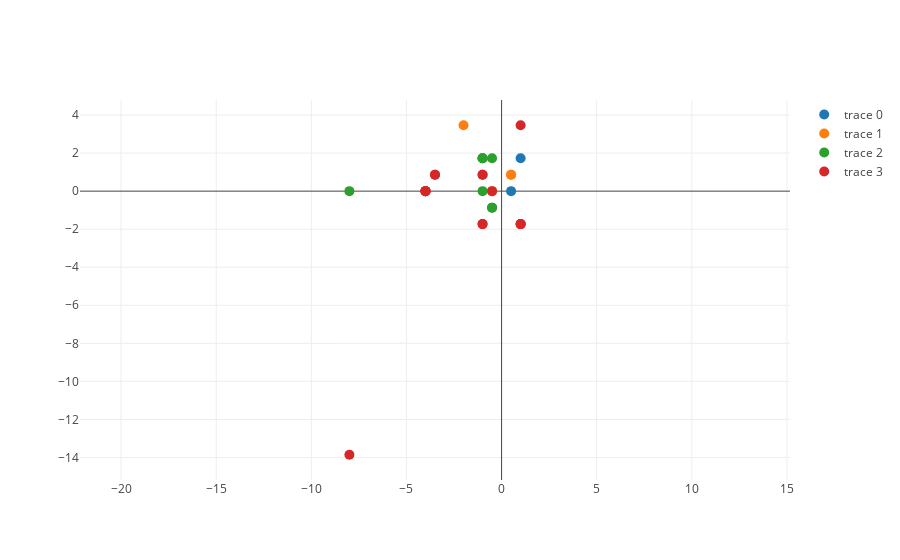
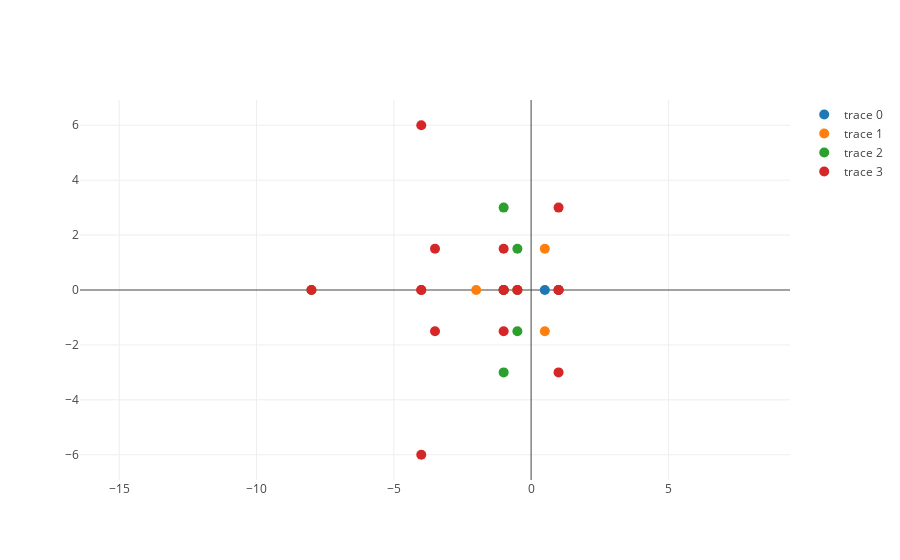
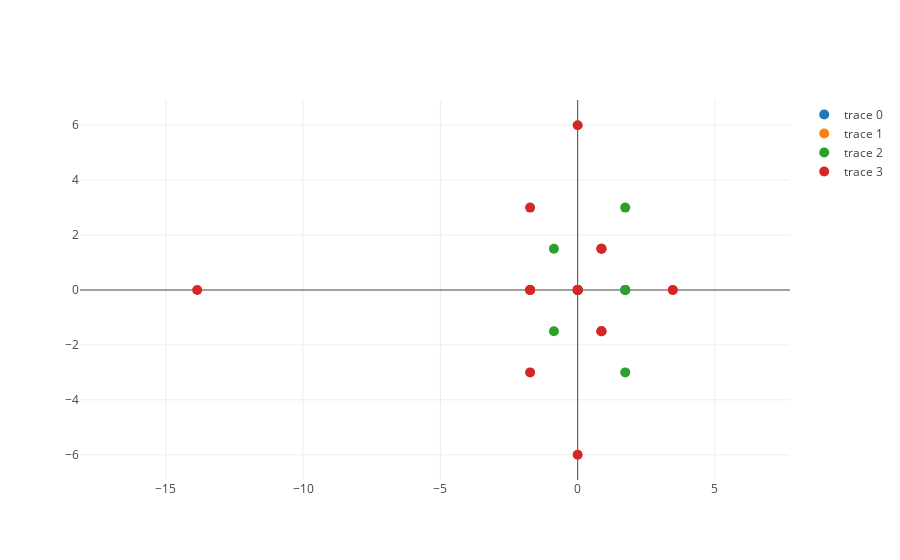
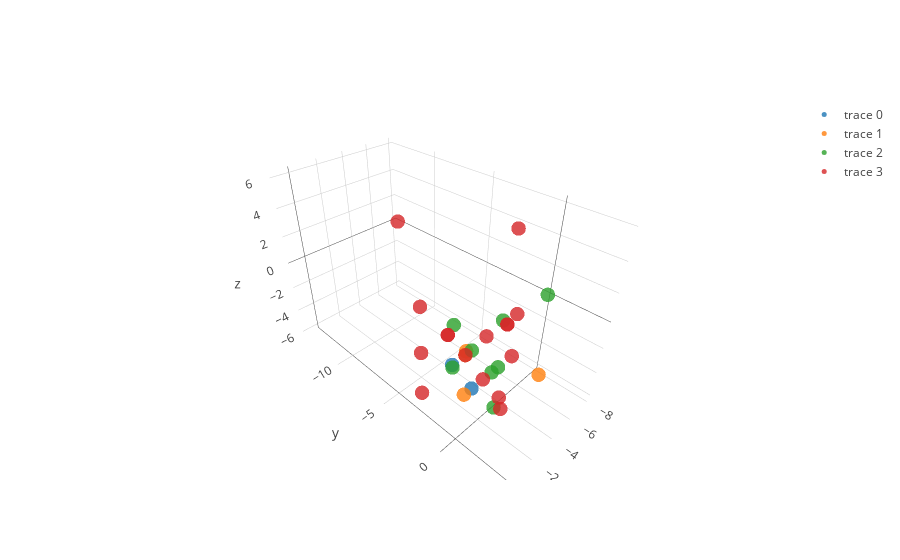

Write notebook code for charts like these, in order.
### Code cell
N = 3
viewN = 3

x = 1 + np.tan(np.pi/N)*I

def rotor(angle, q):
    return np.cos(angle)*R + np.sin(angle)*(q.I*I + q.J*J + q.K*K)

rotork = rotor(np.pi/3, K)
rotork = rotork/rotork.norm()

all_starts = [x, rotork]

xss = [all_starts] + [
    sample.iterated_products(all_starts, n=n)
    for n in range(1, viewN + 1)
]

plot_generations(xss, proj('ri'))
plot_generations(xss, proj('rj'))
plot_generations(xss, proj('ij'))
plot_generations(xss, proj('rij'))

### Figure 1 — Plotly figure (JSON) as saved in the notebook; plotly's stock layout.template omitted (floating-point values rounded to 4 significant figures)
{"data": [{"marker": {"size": 10, "symbol": "circle"}, "mode": "markers", "type": "scatter", "uid": "4025ec2e-1ade-11e9-827e-28d24403bddc", "x": [1, 0.5], "y": [1.732, 0]}, {"marker": {"size": 10, "symbol": "circle"}, "mode": "markers", "type": "scatter", "uid": "4025ee7c-1ade-11e9-827e-28d24403bddc", "x": [0.5, -0.5, -2.0, 0.5], "y": [0.866, 0, 3.464, 0.866]}, {"marker": {"size": 10, "symbol": "circle"}, "mode": "markers", "type": "scatter", "uid": "4025efbc-1ade-11e9-827e-28d24403bddc", "x": [-1, -0.5, -0.5, -1.0, -8.0, -1.0, -0.5, -1.0], "y": [0, -0.866, -0.866, 1.732, 3.109e-15, 1.732, 1.732, 1.732]}, {"marker": {"size": 10, "symbol": "circle"}, "mode": "markers", "type": "scatter", "uid": "4025f110-1ade-11e9-827e-28d24403bddc", "x": [-4.0, 1.0, -3.5, 1.0, -1, -4.0, -1, -1, -8, -3.5, -4.0, -0.5, -1, 1.0, -4.0, 1.0], "y": [1.776e-15, 3.464, 0.866, -1.732, 0.866, 1.554e-15, -1.732, -1.732, -13.86, 0.866, 1.554e-15, 0, 0.866, -1.732, 1.776e-15, -1.732]}], "layout": {"yaxis": {"scaleanchor": "x"}}}

### Figure 2 — Plotly figure (JSON) as saved in the notebook; plotly's stock layout.template omitted (floating-point values rounded to 4 significant figures)
{"data": [{"marker": {"size": 10, "symbol": "circle"}, "mode": "markers", "type": "scatter", "uid": "40300d6c-1ade-11e9-827e-28d24403bddc", "x": [1, 0.5], "y": [0, 0]}, {"marker": {"size": 10, "symbol": "circle"}, "mode": "markers", "type": "scatter", "uid": "40300fba-1ade-11e9-827e-28d24403bddc", "x": [0.5, -0.5, -2.0, 0.5], "y": [-1.5, 0, 0, 1.5]}, {"marker": {"size": 10, "symbol": "circle"}, "mode": "markers", "type": "scatter", "uid": "40301118-1ade-11e9-827e-28d24403bddc", "x": [-1, -0.5, -0.5, -1.0, -8.0, -1.0, -0.5, -1.0], "y": [0, 1.5, -1.5, 3.0, 0, 0, -1.11e-16, -3.0]}, {"marker": {"size": 10, "symbol": "circle"}, "mode": "markers", "type": "scatter", "uid": "40301262-1ade-11e9-827e-28d24403bddc", "x": [-4.0, 1.0, -3.5, 1.0, -1, -4.0, -1, -1, -8, -3.5, -4.0, -0.5, -1, 1.0, -4.0, 1.0], "y": [6.0, -2.22e-16, -1.5, 3.0, -1.5, -2.692e-15, 6.73e-16, -5.551e-16, 0, 1.5, -6.0, 0, 1.5, -3.0, 3.109e-15, 2.22e-16]}], "layout": {"yaxis": {"scaleanchor": "x"}}}

### Figure 3 — Plotly figure (JSON) as saved in the notebook; plotly's stock layout.template omitted (floating-point values rounded to 4 significant figures)
{"data": [{"marker": {"size": 10, "symbol": "circle"}, "mode": "markers", "type": "scatter", "uid": "403a8788-1ade-11e9-827e-28d24403bddc", "x": [1.732, 0], "y": [0, 0]}, {"marker": {"size": 10, "symbol": "circle"}, "mode": "markers", "type": "scatter", "uid": "403a89fe-1ade-11e9-827e-28d24403bddc", "x": [0.866, 0, 3.464, 0.866], "y": [-1.5, 0, 0, 1.5]}, {"marker": {"size": 10, "symbol": "circle"}, "mode": "markers", "type": "scatter", "uid": "403a8bde-1ade-11e9-827e-28d24403bddc", "x": [0, -0.866, -0.866, 1.732, 3.109e-15, 1.732, 1.732, 1.732], "y": [0, 1.5, -1.5, 3.0, 0, 0, -1.11e-16, -3.0]}, {"marker": {"size": 10, "symbol": "circle"}, "mode": "markers", "type": "scatter", "uid": "403a8d82-1ade-11e9-827e-28d24403bddc", "x": [1.776e-15, 3.464, 0.866, -1.732, 0.866, 1.554e-15, -1.732, -1.732, -13.86, 0.866, 1.554e-15, 0, 0.866, -1.732, 1.776e-15, -1.732], "y": [6.0, -2.22e-16, -1.5, 3.0, -1.5, -2.692e-15, 6.73e-16, -5.551e-16, 0, 1.5, -6.0, 0, 1.5, -3.0, 3.109e-15, 2.22e-16]}], "layout": {"yaxis": {"scaleanchor": "x"}}}

### Figure 4 — Plotly figure (JSON) as saved in the notebook; plotly's stock layout.template omitted (floating-point values rounded to 4 significant figures)
{"data": [{"marker": {"opacity": 0.8, "size": 5, "symbol": "circle"}, "mode": "markers", "type": "scatter3d", "uid": "4056ccfe-1ade-11e9-827e-28d24403bddc", "x": [1, 0.5], "y": [1.732, 0], "z": [0, 0]}, {"marker": {"opacity": 0.8, "size": 5, "symbol": "circle"}, "mode": "markers", "type": "scatter3d", "uid": "4056cf4c-1ade-11e9-827e-28d24403bddc", "x": [0.5, -0.5, -2.0, 0.5], "y": [0.866, 0, 3.464, 0.866], "z": [-1.5, 0, 0, 1.5]}, {"marker": {"opacity": 0.8, "size": 5, "symbol": "circle"}, "mode": "markers", "type": "scatter3d", "uid": "4056d0aa-1ade-11e9-827e-28d24403bddc", "x": [-1, -0.5, -0.5, -1.0, -8.0, -1.0, -0.5, -1.0], "y": [0, -0.866, -0.866, 1.732, 3.109e-15, 1.732, 1.732, 1.732], "z": [0, 1.5, -1.5, 3.0, 0, 0, -1.11e-16, -3.0]}, {"marker": {"opacity": 0.8, "size": 5, "symbol": "circle"}, "mode": "markers", "type": "scatter3d", "uid": "4056d1ea-1ade-11e9-827e-28d24403bddc", "x": [-4.0, 1.0, -3.5, 1.0, -1, -4.0, -1, -1, -8, -3.5, -4.0, -0.5, -1, 1.0, -4.0, 1.0], "y": [1.776e-15, 3.464, 0.866, -1.732, 0.866, 1.554e-15, -1.732, -1.732, -13.86, 0.866, 1.554e-15, 0, 0.866, -1.732, 1.776e-15, -1.732], "z": [6.0, -2.22e-16, -1.5, 3.0, -1.5, -2.692e-15, 6.73e-16, -5.551e-16, 0, 1.5, -6.0, 0, 1.5, -3.0, 3.109e-15, 2.22e-16]}], "layout": {"yaxis": {"scaleanchor": "x"}}}
